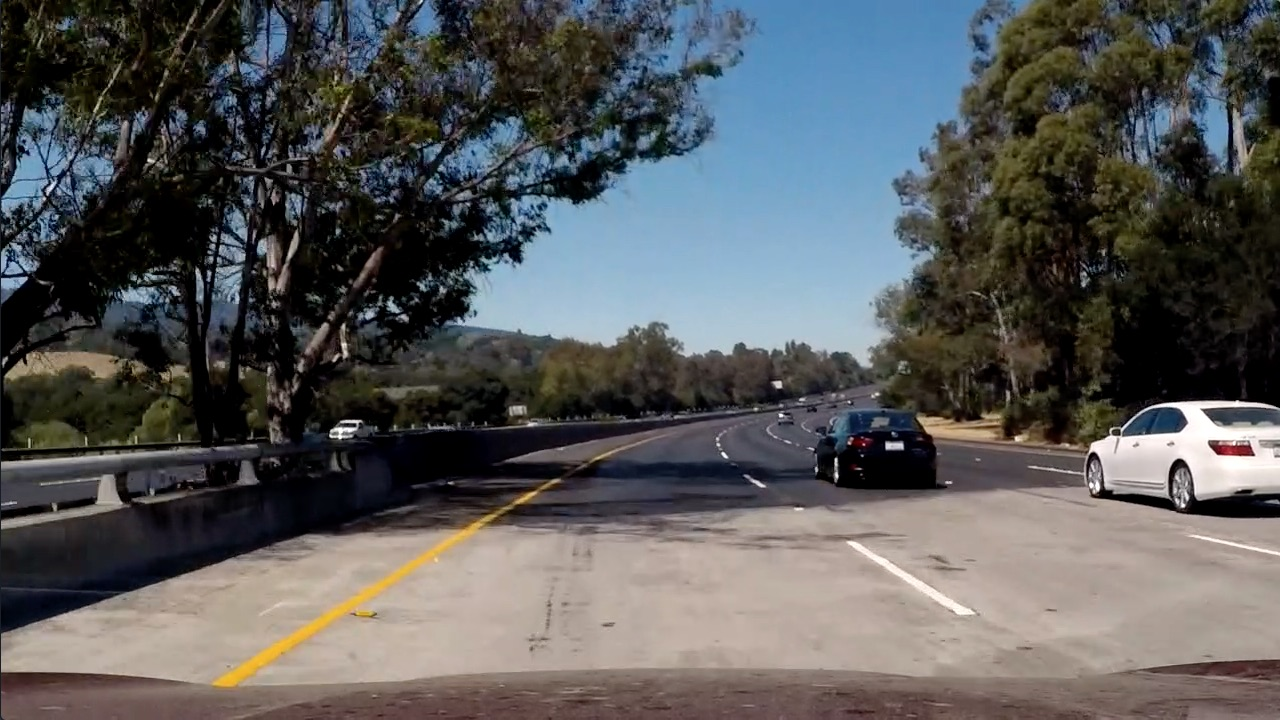
#> input picture P5_svm_hog/Data/test_images/test5.jpg, 1280 x 720 px, found by its file name
$ python colorSpace.py
#> lines starting #> are read from the running program, lines starting #| are printed output that depends on the picture; after the words box and inside, x2 and y2 are one past the last pixel; in counts of white or black regions, pixels touching at a corner belong together
import cv2
import os
import numpy as np
import matplotlib.pyplot as plt


out_dir = "../output_images/thresh_out/"
class ColorSpace:

    def plot_channels(self, base, color_space_imgs, color_space_list):

        plt.close('all')
        fig, ax = plt.subplots(len(color_space_list),3, figsize=(16, 9))
        plt.tight_layout()

        for i, color_space in enumerate(color_space_list):
            img = color_space_imgs[i]
            print("img.shape", img.shape)

            if (color_space=='gray'):
                channel_names = 'gray'
                ax[i][0].imshow(img, cmap='gray')
                ax[i][0].set_title("gray ")
            else:
                num_channels = img.shape[2]
                channel_names = list(color_space)
                for j in range(0, num_channels):
                    channel = img[:,:,j]
                    ax[i][j].imshow(channel, cmap = 'gray')
                    ax[i][j].set_title(color_space+", channel = " + channel_names[j])
        plt.savefig(out_dir + base+"channels.jpg")

    # overlay binary mask on original image
    def plot_channel_thresh(self, base, img_channel_names, img_channel_list, thresh_list):
        fig, ax = plt.subplots(2, len(img_channel_list), figsize=(16, 9))

        for i, channel in enumerate(img_channel_list):
            print("thresh_list[i][1], thresh_list[i][1]", thresh_list[i][0], thresh_list[i][1])
            ret, channel_binary = cv2.threshold(channel, thresh_list[i][0], thresh_list[i][1], cv2.THRESH_BINARY)

            ax[0][i].imshow(channel, cmap='gray')
            ax[0][i].set_title(img_channel_names[i])

            ax[1][i].imshow(channel_binary, cmap='gray')
            ax[1][i].set_title("thresh " +img_channel_names[i])


        plt.savefig(out_dir + base+"thresh.jpg")


    def all_color_spaces(self, input_img_path):
#> called with input_img_path = '../test_images/test5.jpg'
        color_space_list = ['HLS', 'HVS', 'BGR', 'gray']

        base = os.path.basename(input_img_path)
        base = os.path.splitext(base)[0]

        img = cv2.imread(input_img_path)
#> img is the input picture: shape (720, 1280, 3); mean B, G, R 89.8, 89.3, 88.5
        if (img is None):
            print("bug: invalid image path")
        hls_img = cv2.cvtColor(img, cv2.COLOR_RGB2HLS)
#> hls_img: shape (720, 1280, 3); mean of channels 0, 1, 2 76.7, 89.2, 70.1
        hsv_img = cv2.cvtColor(img, cv2.COLOR_RGB2HSV)
#> hsv_img: shape (720, 1280, 3); mean H, S, V 76.7, 83.8, 101.8
        brg_img = img
        gray_img = cv2.cvtColor(img, cv2.COLOR_RGB2GRAY)
        color_space_imgs = [hls_img, hsv_img, brg_img, gray_img]
        self.plot_channels(base, color_space_imgs, color_space_list)

        bgr_r = brg_img[:,:,2] # opencv is in bgr order
        hsv_s = hsv_img[:,:,1]
        hls_s = hls_img[:,:,2]
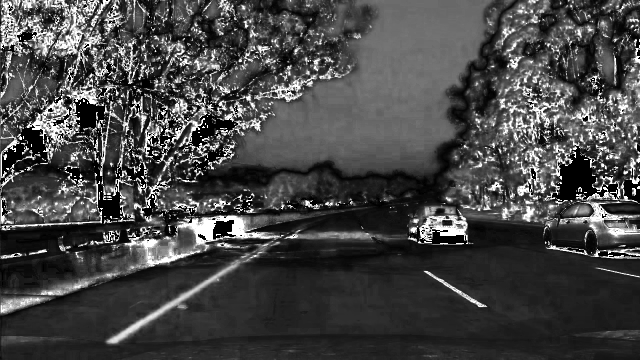
#> hls_s: shape (720, 1280) (shown at 1/2 size); min 0, max 255, mean 70.1

        img_channel_names = ["gray", "R in RGB", "S in HSV","S in HLS"]
        img_channel_list = [gray_img, bgr_r, hsv_s, hls_s]
        thresh_list = [(180, 255), (200, 255), (90, 255), (70, 255)]
        self.plot_channel_thresh(base, img_channel_names, img_channel_list, thresh_list)
#> the loop in plot_channel_thresh, `for i, channel in enumerate(img_channel_list):` made 4 passes
#> ret on passes 1 to 4: 180, 200, 90, 70
#> (printed output is left out)
#> pass 1, in plot_channel_thresh, `ret, channel_binary = cv2.threshold(channel, thresh_list[i][0], thresh..`:
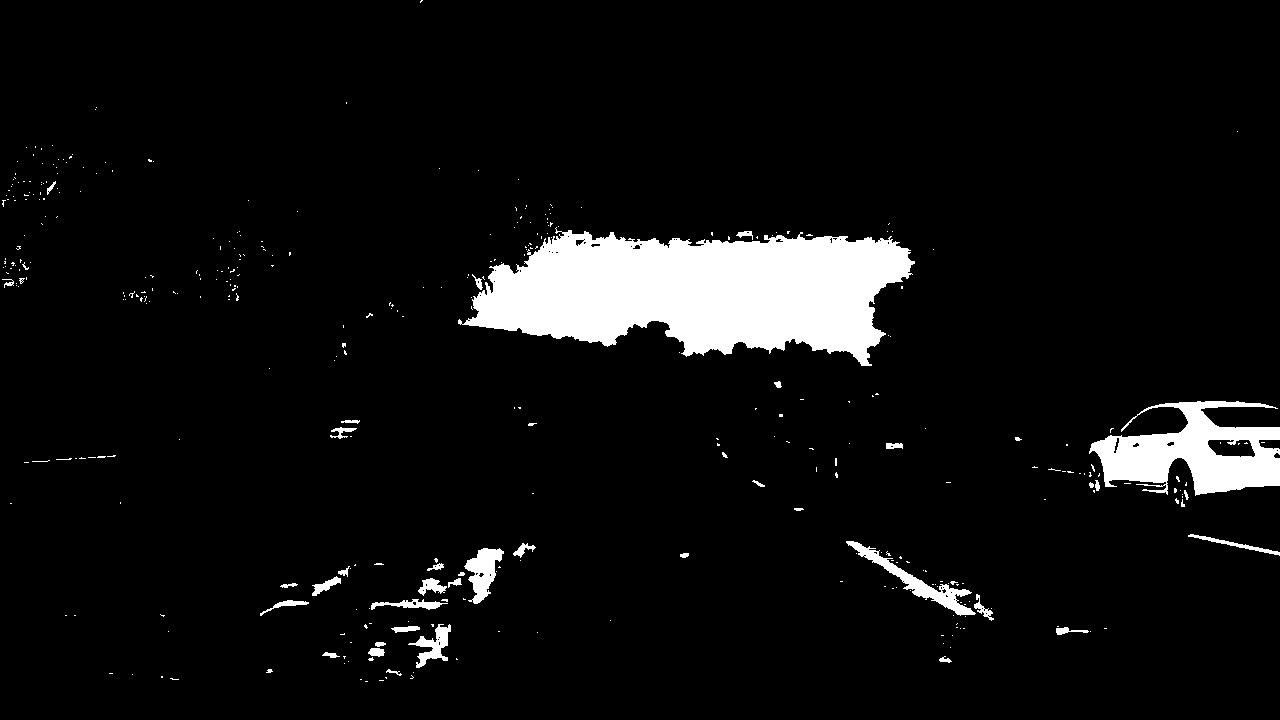
#> channel_binary: shape (720, 1280); 6.3% white; 379 white regions (339 under 20 px), largest, box (x1, y1, x2, y2) and area: (458, 227, 915, 366) 40466, (1089, 401, 1280, 496) 9818, (846, 541, 976, 616) 1673
#> pass 3, in plot_channel_thresh, `ret, channel_binary = cv2.threshold(channel, thresh_list[i][0], thresh..`:
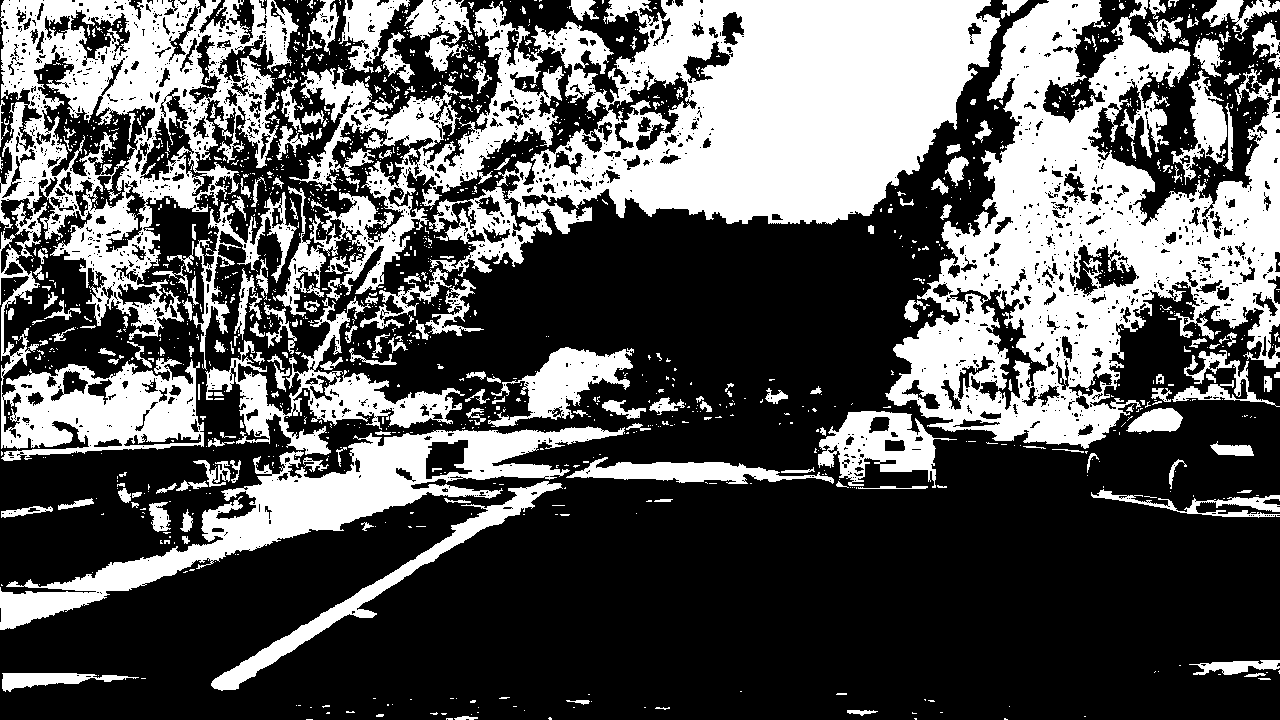
#> channel_binary: shape (720, 1280); 35.5% white; 1567 white regions (1323 under 20 px), largest, box (x1, y1, x2, y2) and area: (273, 0, 1001, 317) 98469, (885, 0, 1280, 449) 76636, (0, 0, 299, 461) 54105
#> in plot_channel_thresh, `plt.savefig(out_dir + base+"thresh.jpg")`:
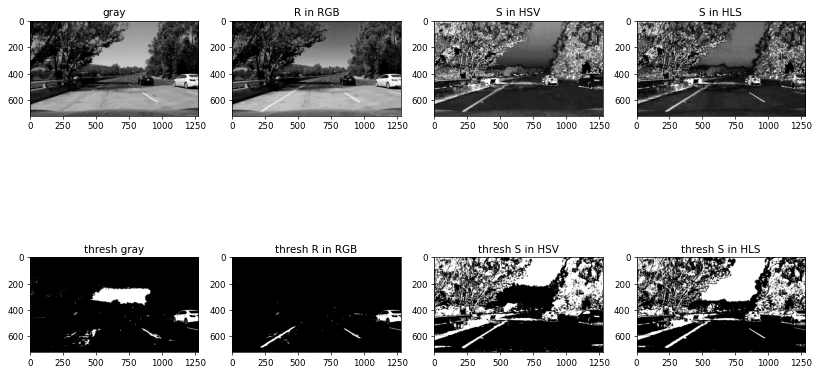
#> figure drawn by matplotlib, 8 panels

def main():
    colorSpace_test = ColorSpace()
    # [5 lines of commented-out code are left out]

    input_img = '../test_images/test5.jpg'
    colorSpace_test.all_color_spaces(input_img)


if __name__ == "__main__":
    main()

$ run again, with P5_svm_hog/Data/test_images/test6.jpg copied over P5_svm_hog/Data/test_images/test5.jpg
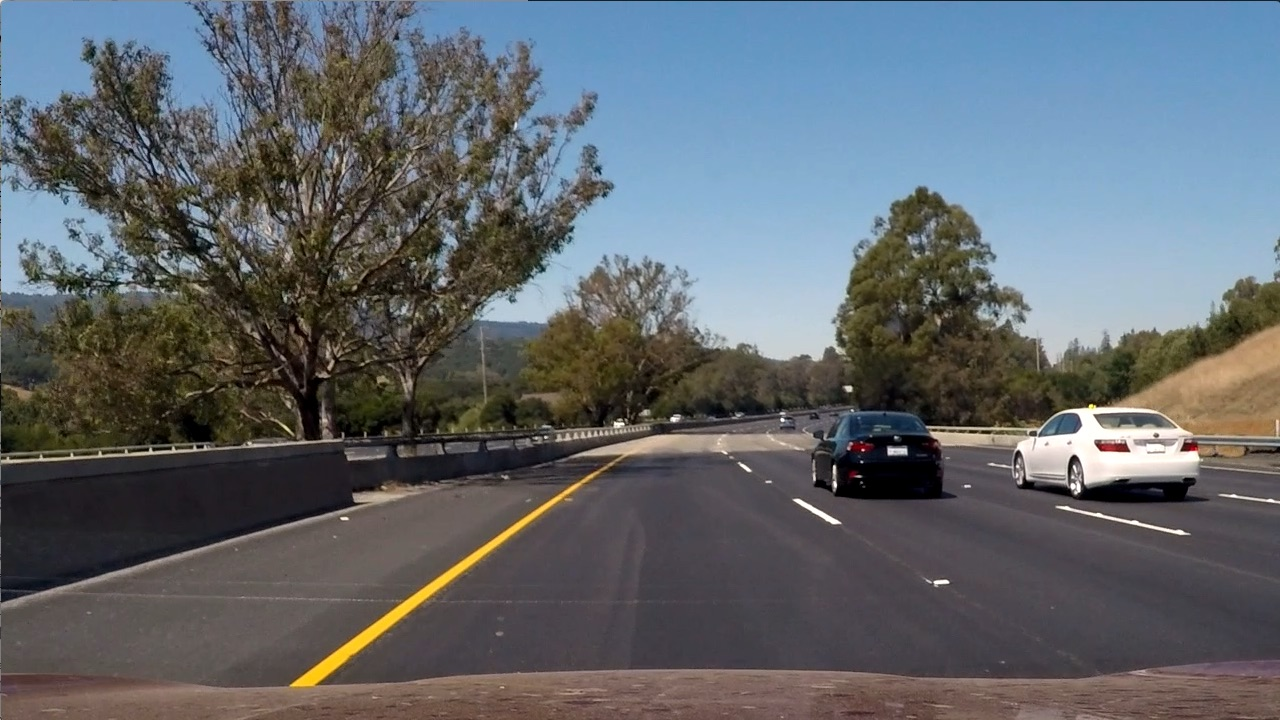
#> input picture P5_svm_hog/Data/test_images/test6.jpg, 1280 x 720 px, found by its file name
#> in all_color_spaces, img is the input picture: shape (720, 1280, 3); mean B, G, R 107.9, 102.6, 97
#> hls_img: shape (720, 1280, 3); mean of channels 0, 1, 2 82.4, 102.2, 57.5
#> hsv_img: shape (720, 1280, 3); mean H, S, V 82.4, 68.6, 118.7
#> the loop in plot_channel_thresh, `for i, channel in enumerate(img_channel_list):` made 4 passes
#> ret on passes 1 to 4: 180, 200, 90, 70
#> (printed output is left out)
#> pass 1, in plot_channel_thresh, `ret, channel_binary = cv2.threshold(channel, thresh_list[i][0], thresh..`:
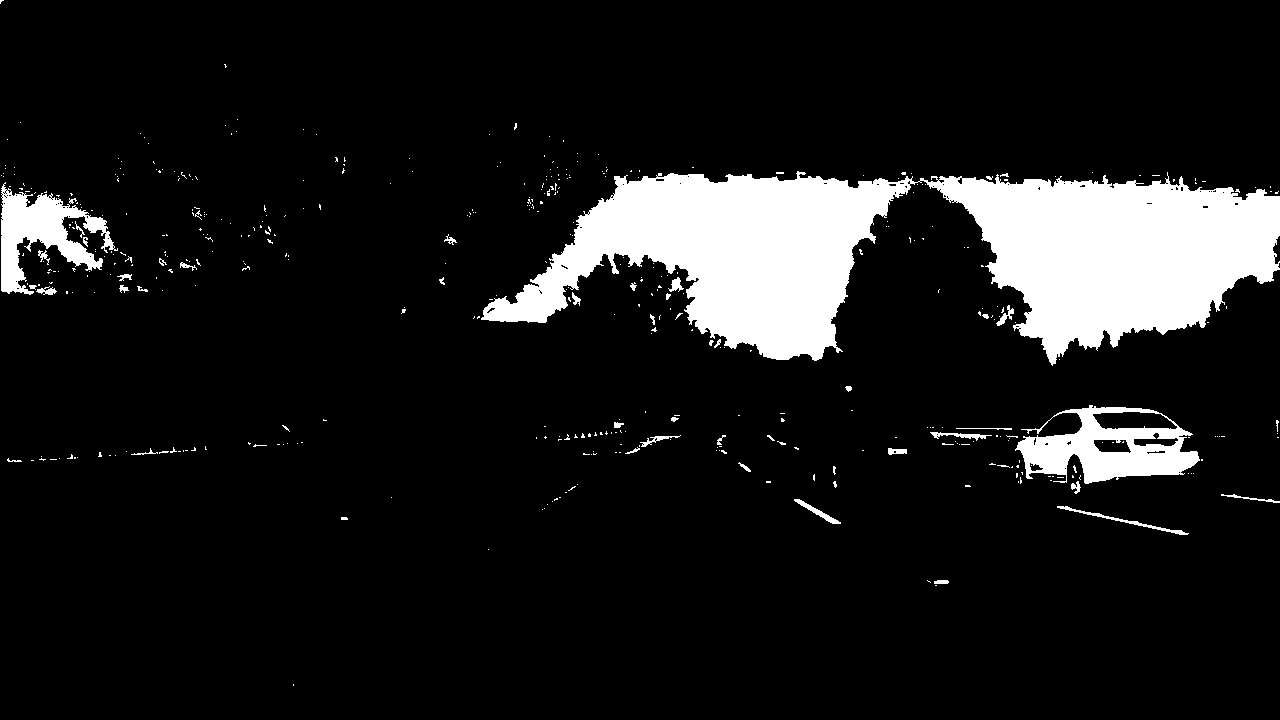
#> channel_binary: shape (720, 1280); 10.7% white; 460 white regions (416 under 20 px), largest, box (x1, y1, x2, y2) and area: (481, 171, 1280, 366) 81369, (1015, 405, 1200, 484) 7423, (1, 182, 118, 295) 5320
#> pass 3, in plot_channel_thresh, `ret, channel_binary = cv2.threshold(channel, thresh_list[i][0], thresh..`:
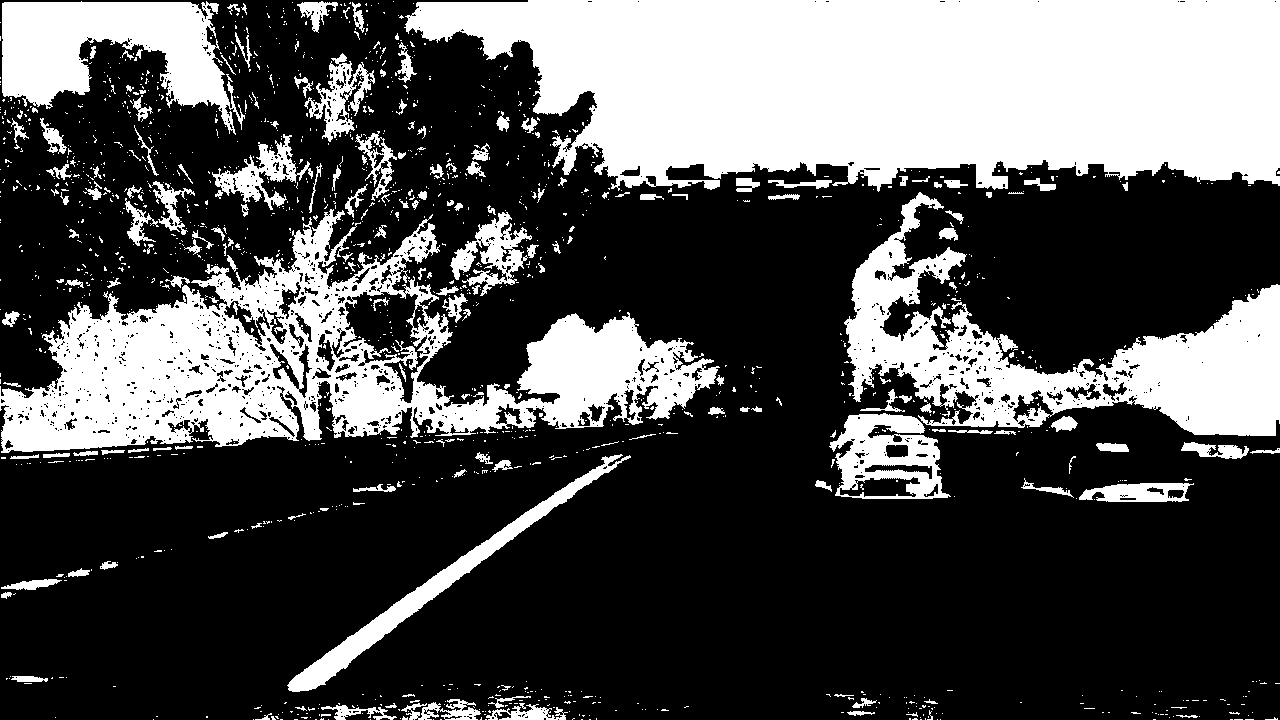
#> channel_binary: shape (720, 1280); 31.9% white; 1534 white regions (1345 under 20 px), largest, box (x1, y1, x2, y2) and area: (404, 0, 1280, 192) 130962, (0, 209, 720, 453) 67005, (844, 192, 1280, 436) 35963
